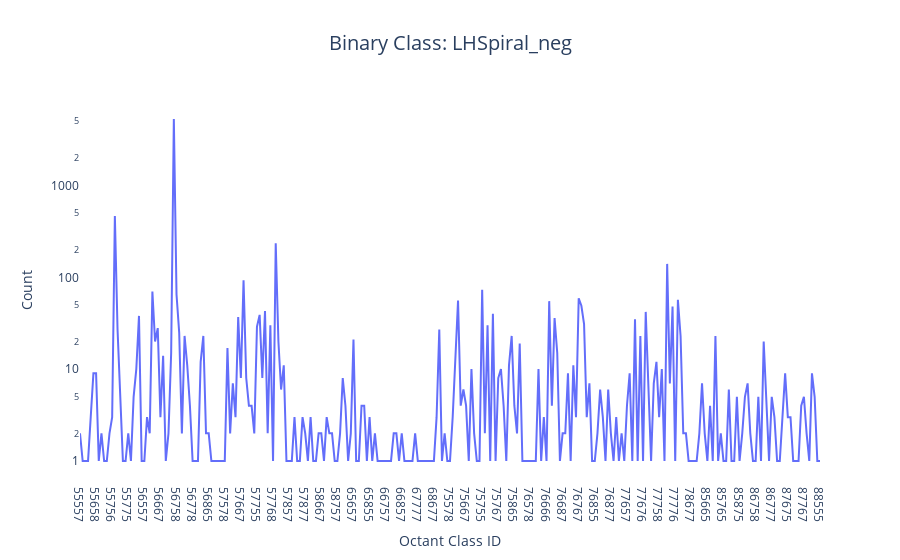

Notebook source saved alongside this figure:
### Code cell
PDB_SS.plot_count_vs_class_df(LHSpiral_neg, title="LHSpiral_neg", theme="auto")

### Figure 1 — Plotly figure (JSON) as saved in the notebook; plotly's stock layout.template omitted (floating-point values rounded to 4 significant figures; data arrays with more than 128 entries replaced by an {"elided": "..."} marker saying what was removed)
{"data": [{"hovertemplate": "Octant Class ID=%{x}<br>Count=%{y}<extra></extra>", "legendgroup": "", "line": {"color": "#636efa", "dash": "solid"}, "marker": {"symbol": "circle"}, "mode": "lines", "name": "", "orientation": "v", "showlegend": false, "type": "scatter", "x": {"elided": "277 str values"}, "xaxis": "x", "y": {"elided": "277 int values"}, "yaxis": "y"}], "layout": {"autosize": true, "legend": {"tracegroupgap": 0}, "showlegend": true, "title": {"font": {"size": 20}, "text": "Binary Class: LHSpiral_neg", "x": 0.5}, "xaxis": {"anchor": "y", "domain": [0, 1], "showgrid": false, "title": {"text": "Octant Class ID"}}, "yaxis": {"anchor": "x", "domain": [0, 1], "showgrid": false, "title": {"text": "Count"}, "type": "log"}}}
